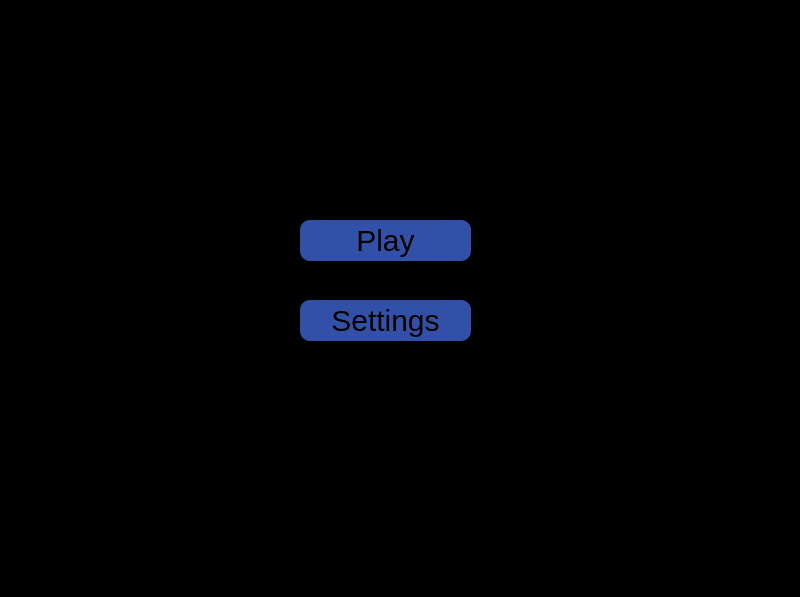
<?xml version="1.0" encoding="UTF-8"?>
<ui version="4.0">
 <class>MainWindow</class>
 <widget class="QMainWindow" name="MainWindow">
  <property name="geometry">
   <rect>
    <x>0</x>
    <y>0</y>
    <width>800</width>
    <height>597</height>
   </rect>
  </property>
  <property name="focusPolicy">
   <enum>Qt::ClickFocus</enum>
  </property>
  <property name="windowTitle">
   <string>MainWindow</string>
  </property>
  <property name="layoutDirection">
   <enum>Qt::LeftToRight</enum>
  </property>
  <property name="styleSheet">
   <string notr="true">background-color: rgb(0, 0, 0);</string>
  </property>
  <widget class="QWidget" name="centralwidget">
   <widget class="QPushButton" name="playButton">
    <property name="geometry">
     <rect>
      <x>300</x>
      <y>220</y>
      <width>171</width>
      <height>41</height>
     </rect>
    </property>
    <property name="styleSheet">
     <string notr="true">QPushButton{
	background-Color: #3250a8;
	border-radius: 10px;
	font-size: 30px;
	font: 25pt &quot;Georgia&quot;;
}

QPushButton:Hover{
	background-Color: #4b72e3;
	border-radius: 10px;
}</string>
    </property>
    <property name="text">
     <string>Play</string>
    </property>
   </widget>
   <widget class="QPushButton" name="settingButton">
    <property name="geometry">
     <rect>
      <x>300</x>
      <y>300</y>
      <width>171</width>
      <height>41</height>
     </rect>
    </property>
    <property name="styleSheet">
     <string notr="true">QPushButton{
	background-Color: #3250a8;
	border-radius: 10px;
	font-size: 30px;
	font: 25pt &quot;Georgia&quot;;
}

QPushButton:Hover{
	background-Color: #4b72e3;
	border-radius: 10px;
}</string>
    </property>
    <property name="text">
     <string>Settings</string>
    </property>
   </widget>
  </widget>
  <widget class="QMenuBar" name="menubar">
   <property name="geometry">
    <rect>
     <x>0</x>
     <y>0</y>
     <width>800</width>
     <height>21</height>
    </rect>
   </property>
  </widget>
  <widget class="QStatusBar" name="statusbar"/>
 </widget>
 <resources/>
 <connections/>
</ui>
